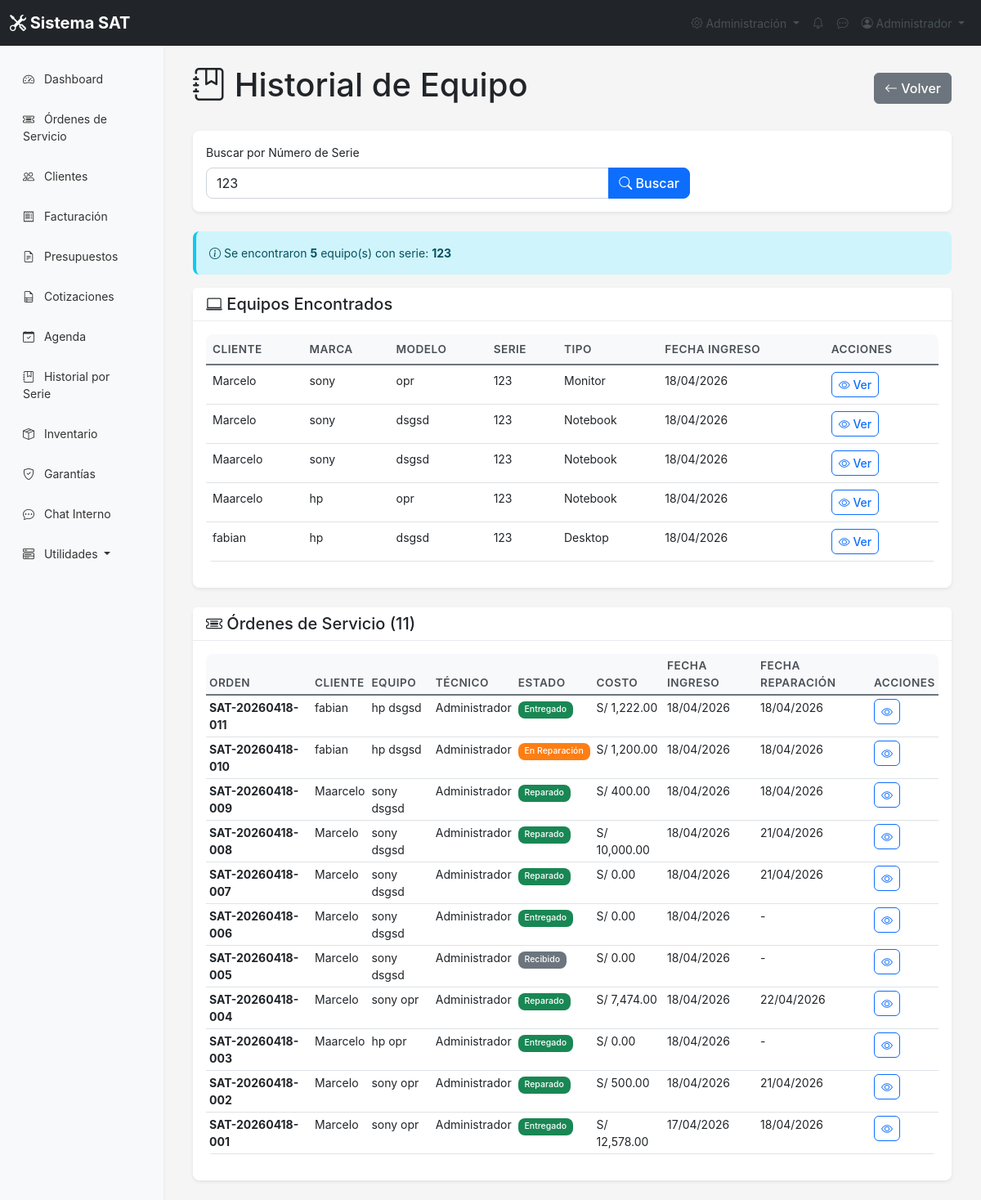
/equipos/historial.php?serie=123 (signed in), run on an earlier commit of the app's database.
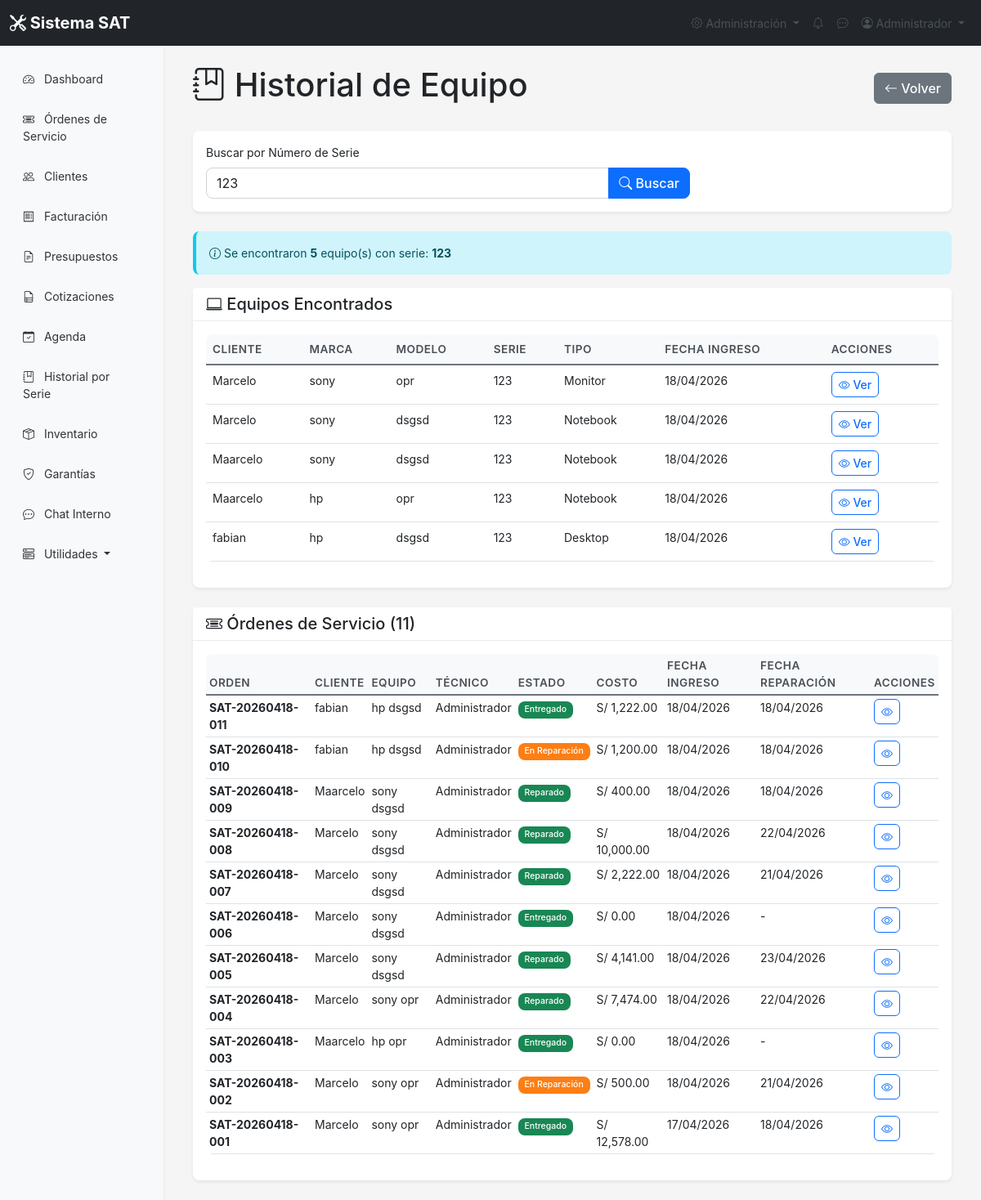
And on a later commit of the database.
### tables this page shows
CREATE TABLE IF NOT EXISTS `ordenes_servicio` (
  `id` int NOT NULL AUTO_INCREMENT,
  `codigo` varchar(20) NOT NULL,
  `equipo_id` int NOT NULL,
  `tecnico_id` int DEFAULT NULL,
  `cliente_id` int NOT NULL,
  `estado` enum('recibido','en_diagnostico','en_reparacion','esperando_repuestos','reparado','entregado','cancelado') DEFAULT 'recibido',
  `prioridad` enum('baja','normal','alta','urgente') DEFAULT 'normal',
  `diagnostico` text,
  `solucion` text,
  `observaciones` text,
  `fecha_ingreso` datetime DEFAULT CURRENT_TIMESTAMP,
  `fecha_diagnostico` datetime DEFAULT NULL,
  `fecha_reparacion` datetime DEFAULT NULL,
  `fecha_entrega` datetime DEFAULT NULL,
  `tiempo_estimado` int DEFAULT NULL,
  `costo_diagnostico` decimal(10,2) DEFAULT '0.00',
  `costo_reparacion` decimal(10,2) DEFAULT '0.00',
  `costo_total` decimal(10,2) DEFAULT '0.00',
  `nota_cliente` text,
  `estado_orden` enum('abierta','cerrada','cancelada') DEFAULT 'abierta',
  `sucursal_id` int DEFAULT NULL,
  PRIMARY KEY (`id`),
  UNIQUE KEY `codigo` (`codigo`),
  KEY `equipo_id` (`equipo_id`),
  KEY `tecnico_id` (`tecnico_id`),
  KEY `cliente_id` (`cliente_id`)
);

CREATE TABLE IF NOT EXISTS `clientes` (
  `id` int NOT NULL AUTO_INCREMENT,
  `nombre` varchar(100) NOT NULL,
  `email` varchar(100) DEFAULT NULL,
  `telefono` varchar(20) NOT NULL,
  `direccion` text,
  `dni` varchar(20) DEFAULT NULL,
  `fecha_registro` timestamp NULL DEFAULT CURRENT_TIMESTAMP,
  `estado` enum('activo','inactivo') DEFAULT 'activo',
  `sucursal_id` int DEFAULT NULL,
  PRIMARY KEY (`id`)
);

CREATE TABLE IF NOT EXISTS `equipos` (
  `id` int NOT NULL AUTO_INCREMENT,
  `cliente_id` int NOT NULL,
  `marca` varchar(50) NOT NULL,
  `modelo` varchar(100) DEFAULT NULL,
  `serie` varchar(100) DEFAULT NULL,
  `tipo_equipo` enum('notebook','desktop','all-in-one','monitor','otro') DEFAULT 'notebook',
  `diagnostico_inicial` text,
  `passwordBIOS` varchar(50) DEFAULT NULL,
  `passwordSO` varchar(50) DEFAULT NULL,
  `accesorios` text,
  `estado_equipo` enum('bueno','regular','malo') DEFAULT 'regular',
  `fecha_ingreso` date DEFAULT NULL,
  `foto_equipo` varchar(255) DEFAULT NULL,
  `estado` enum('activo','retirado','dado_de_baja') DEFAULT 'activo',
  PRIMARY KEY (`id`),
  KEY `cliente_id` (`cliente_id`)
);

CREATE TABLE IF NOT EXISTS `usuarios` (
  `id` int NOT NULL AUTO_INCREMENT,
  `nombre` varchar(100) NOT NULL,
  `email` varchar(100) NOT NULL,
  `password` varchar(255) NOT NULL,
  `rol` enum('admin','tecnico','ventas') DEFAULT 'tecnico',
  `telefono` varchar(20) DEFAULT NULL,
  `fecha_creacion` timestamp NULL DEFAULT CURRENT_TIMESTAMP,
  `estado` enum('activo','inactivo') DEFAULT 'activo',
  `comision_venta` decimal(5,2) DEFAULT '10.00',
  `comision_presentismo` decimal(5,2) DEFAULT '5.00',
  `comision_especial` decimal(5,2) DEFAULT '15.00',
  `two_factor_secret` varchar(32) DEFAULT NULL,
  `two_factor_enabled` tinyint(1) DEFAULT '0',
  PRIMARY KEY (`id`),
  UNIQUE KEY `email` (`email`)
);

### config/config.php (called while the page is built, shortened)
<?php
function formatMoney($amount) {
    return 'S/ ' . number_format($amount, 2);
}
?>

### equipos/historial.php (the view, shortened to what the changed rows need)
<?php
require_once '../config/config.php';
require_once '../include/header.php';
$serie = $_GET['serie'] ?? '';
$equipos = [];
$ordenes = [];
if ($serie) {
    $serie_esc = $conn->real_escape_string($serie);
    $result = $conn->query("SELECT e.*, c.nombre as cliente_nombre FROM equipos e JOIN clientes c ON e.cliente_id = c.id WHERE e.serie LIKE '%$serie_esc%' ORDER BY e.fecha_ingreso DESC");
    while ($eq = $result->fetch_assoc()) {
        $equipos[] = $eq;
    }
    if (count($equipos) > 0) {
        $equipo_ids = array_column($equipos, 'id');
        $ids_str = implode(',', $equipo_ids);
        $ordenes_result = $conn->query("SELECT o.*, e.marca, e.modelo, e.serie, c.nombre as cliente_nombre, u.nombre as tecnico_nombre FROM ordenes_servicio o LEFT JOIN equipos e ON o.equipo_id = e.id LEFT JOIN clientes c ON o.cliente_id = c.id LEFT JOIN usuarios u ON o.tecnico_id = u.id WHERE o.equipo_id IN ($ids_str) ORDER BY o.fecha_ingreso DESC");
        while ($ord = $ordenes_result->fetch_assoc()) {
            $ordenes[] = $ord;
        }
    }
}
?>
<div class="container-fluid">
    <div class="d-flex justify-content-between align-items-center mb-4">
        <h1><i class="bi bi-journal-bookmark"></i> Historial de Equipo</h1>
    </div>
    <?php if ($serie): ?>
        <?php if (count($equipos) > 0): ?>
            <div class="card mb-4">
                <div class="card-body">
                    <div class="table-responsive">
                        <table class="table table-hover">
                            <thead>
                                <tr>
                                    <th>Cliente</th>
                                    <th>Marca</th>
                                    <th>Modelo</th>
                                    <th>Serie</th>
                                    <th>Tipo</th>
                                    <th>Fecha Ingreso</th>
                                    <th>Acciones</th>
                                </tr>
                            </thead>
                        </table>
                    </div>
                </div>
            </div>
            <?php if (count($ordenes) > 0): ?>
            <div class="card">
                <div class="card-body">
                    <div class="table-responsive">
                        <table class="table table-sm">
                            <thead>
                                <tr>
                                    <th>Orden</th>
                                    <th>Cliente</th>
                                    <th>Equipo</th>
                                    <th>Técnico</th>
                                    <th>Estado</th>
                                    <th>Costo</th>
                                    <th>Fecha Ingreso</th>
                                    <th>Fecha Reparación</th>
                                    <th>Acciones</th>
                                </tr>
                            </thead>
                            <tbody>
                                <?php foreach ($ordenes as $ord): ?>
                                <tr>
                                    <td><strong><?= $ord['codigo'] ?></strong></td>
                                    <td><?= htmlspecialchars($ord['cliente_nombre']) ?></td>
                                    <td><?= htmlspecialchars($ord['marca'] . ' ' . $ord['modelo']) ?></td>
                                    <td><?= htmlspecialchars($ord['tecnico_nombre'] ?? '-') ?></td>
                                    <td>
                                        <span class="badge" style="background-color: <?= COLORES_ESTADO[$ord['estado']] ?? '#6c757d' ?>">
                                            <?= ESTADOS_ORDEN[$ord['estado']] ?? $ord['estado'] ?>
                                        </span>
                                    </td>
                                    <td><?= formatMoney($ord['costo_total']) ?></td>
                                    <td><?= date('d/m/Y', strtotime($ord['fecha_ingreso'])) ?></td>
                                    <td><?= $ord['fecha_reparacion'] ? date('d/m/Y', strtotime($ord['fecha_reparacion'])) : '-' ?></td>
                                    <td>
                                        <a href="../ordenes/ver.php?id=<?= $ord['id'] ?>" class="btn btn-sm btn-outline-primary">
                                            <i class="bi bi-eye"></i>
                                        </a>
                                    </td>
                                </tr>
                                <?php endforeach; ?>
                            </tbody>
                        </table>
                    </div>
                </div>
            </div>
            <?php else: ?>
            <div class="alert alert-warning">No hay órdenes de servicio para estos equipos</div>
            <?php endif; ?>
        <?php else: ?>
            <div class="alert alert-warning">
                <i class="bi bi-exclamation-triangle"></i> No se encontraron equipos con la serie: <strong><?= htmlspecialchars($serie) ?></strong>
            </div>
        <?php endif; ?>
    <?php endif; ?>
</div>
<?php require_once '../include/footer.php'; ?>

What changed in the data, as far as the page shows it:
changed ordenes_servicio "SAT-20260418-008": fecha_reparacion "21/04/2026" → "22/04/2026"
changed ordenes_servicio "SAT-20260418-007": costo_total "S/ 0.00" → "S/ 2,222.00"
changed ordenes_servicio "SAT-20260418-005": estado "Recibido" → "Reparado"; costo_total "S/ 0.00" → "S/ 4,141.00"; fecha_reparacion (not shown) → "23/04/2026"; no longer shows "-"
changed ordenes_servicio "SAT-20260418-002": estado "Reparado" → "En Reparación"
